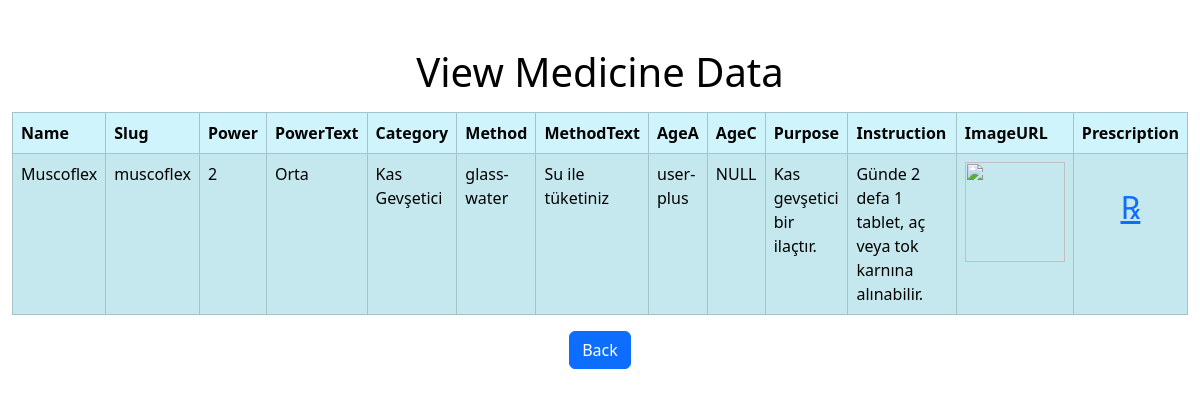
Screenshot of /pages/dashboard/read.php?id=3 with the database file from the repository.
### tables this page shows
CREATE TABLE `medicines` (
  `id` int(11) NOT NULL,
  `name` varchar(255) NOT NULL,
  `slug` varchar(255) NOT NULL,
  `power` int(11) NOT NULL,
  `powerText` varchar(255) NOT NULL,
  `category` varchar(255) NOT NULL,
  `method` varchar(255) NOT NULL,
  `methodText` varchar(255) NOT NULL,
  `ageA` varchar(255) NOT NULL,
  `ageC` varchar(255) DEFAULT NULL,
  `purpose` varchar(255) NOT NULL,
  `instruction` varchar(255) NOT NULL,
  `imageURL` varchar(255) NOT NULL,
  `prescription` varchar(255) NOT NULL
);

### pages/dashboard/read.php (the view, shortened to what this page needs)
<?php
if(isset($_GET["id"]) && !empty(trim($_GET["id"]))){
    require_once "/xampp/htdocs/Mediqly/config/config.php";
    $sql = "SELECT * FROM medicines WHERE id = ?";
    if($stmt = mysqli_prepare($link, $sql)){
        mysqli_stmt_bind_param($stmt, "i", $param_id);
        if(mysqli_stmt_execute($stmt)){
            $result = mysqli_stmt_get_result($stmt);
            if(mysqli_num_rows($result) == 1){
                $row = mysqli_fetch_array($result, MYSQLI_ASSOC);
            } else{
                header("location: error.php");
                exit();
            }
        } else{
            echo "Oops! Something went wrong. Please try again later.";
        }
    }
} else{
    header("location: error.php");
    exit();
}
?>
<!DOCTYPE html>
<html lang="en">
<head>
    <link rel="stylesheet" href="https://cdn.jsdelivr.net/npm/bootstrap@5.3.2/dist/css/bootstrap.min.css">
    <link rel="stylesheet" href="https://cdnjs.cloudflare.com/ajax/libs/font-awesome/6.4.2/css/all.min.css">
</head>
    <body>
        <div class="wrapper">
            <div class="container-fluid">
                <div class="row">
                    <div class="col-md-12">
                        <h1 class="mt-5 mb-3 text-black text-center fs-1">View Medicine Data</h1>
                        <table class="table table-info table-bordered table-striped">
                            <thead>
                                <tr>
                                    <th>Name</th>
                                    <th>Slug</th>
                                    <th>Power</th>
                                    <th>PowerText</th>
                                    <th>Category</th>
                                    <th>Method</th>
                                    <th>MethodText</th>
                                    <th>AgeA</th>
                                    <th>AgeC</th>
                                    <th>Purpose</th>
                                    <th>Instruction</th>
                                    <th>ImageURL</th>
                                    <th>Prescription</th>
                                </tr>
                            </thead>
                            <tbody>
                                <tr>
                                    <td><?php echo $row["name"]; ?></td>
                                    <td><?php echo $row["slug"]; ?></td>
                                    <td><?php echo $row["power"]; ?></td>
                                    <td><?php echo $row["powerText"]; ?></td>
                                    <td><?php echo $row["category"]; ?></td>
                                    <td><?php echo $row["method"]; ?></td>
                                    <td><?php echo $row["methodText"]; ?></td>
                                    <td><?php echo $row["ageA"]; ?></td>
                                    <td><?php echo $row["ageC"]; ?></td>
                                    <td><?php echo $row["purpose"]; ?></td>
                                    <td><?php echo $row["instruction"]; ?></td>
                                    <td>
                                        <a href="<?php echo $row["imageURL"]; ?>" target="_blank">
                                        <img src="<?php echo $row["imageURL"]; ?>" alt="" style="width:100px; height:100px;">
                                        </a>
                                    </td>
                                    <td>
                                        <a href="<?php echo $row["prescription"]; ?>" class='d-flex justify-content-center align-items-center fs-2' target="_blank" style="height:90px">&rx;</a>
                                    </td>
                                </tr>
                            </tbody>
                        </table>
                        <p class="text-center"><a href="index.php" class="btn btn-primary">Back</a></p>
                    </div>
                </div>
            </div>
        </div>
    </body>
</html>

### pages/dashboard/read.php (style rules this page uses)
.wrapper { width: 100%; margin: 0 auto; }

### rows the page displays
medicines: name "Muscoflex", slug "muscoflex", power "2", powerText "Orta", category "Kas Gevşetici", method "glass-water", methodText "Su ile tüketiniz", ageA "user-plus", ageC "NULL", purpose "Kas gevşetici bir ilaçtır.", instruction "Günde 2 defa 1 tablet, aç veya tok karnına alınabilir."
